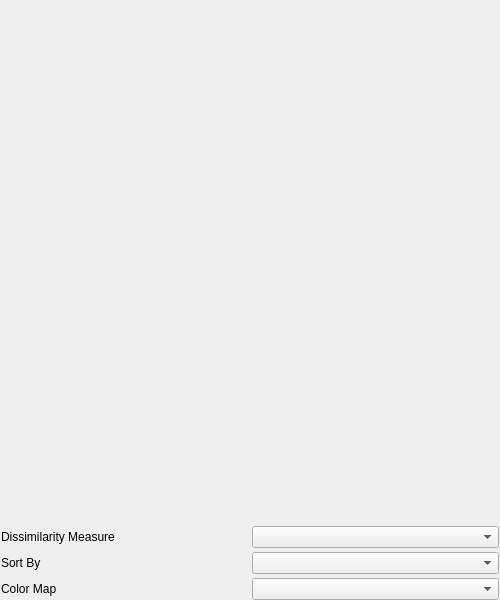
<?xml version="1.0" encoding="UTF-8"?>
<ui version="4.0">
 <class>DissimilarityMatrix</class>
 <widget class="QWidget" name="DissimilarityMatrix">
  <property name="geometry">
   <rect>
    <x>0</x>
    <y>0</y>
    <width>500</width>
    <height>600</height>
   </rect>
  </property>
  <property name="windowTitle">
   <string>FIAKER Dissimilarity Matrix</string>
  </property>
  <layout class="QGridLayout" name="gridLayout">
   <property name="leftMargin">
    <number>1</number>
   </property>
   <property name="topMargin">
    <number>0</number>
   </property>
   <property name="rightMargin">
    <number>1</number>
   </property>
   <property name="bottomMargin">
    <number>0</number>
   </property>
   <property name="spacing">
    <number>4</number>
   </property>
   <item row="0" column="0" colspan="2">
    <widget class="QWidget" name="matrix" native="true">
     <layout class="QVBoxLayout" name="verticalLayout">
      <property name="spacing">
       <number>0</number>
      </property>
      <property name="leftMargin">
       <number>0</number>
      </property>
      <property name="topMargin">
       <number>0</number>
      </property>
      <property name="rightMargin">
       <number>0</number>
      </property>
      <property name="bottomMargin">
       <number>0</number>
      </property>
     </layout>
    </widget>
   </item>
   <item row="1" column="1">
    <widget class="QComboBox" name="cbMeasure"/>
   </item>
   <item row="2" column="0">
    <widget class="QLabel" name="label_2">
     <property name="text">
      <string>Sort By</string>
     </property>
    </widget>
   </item>
   <item row="2" column="1">
    <widget class="QComboBox" name="cbParameter"/>
   </item>
   <item row="1" column="0">
    <widget class="QLabel" name="label">
     <property name="text">
      <string>Dissimilarity Measure</string>
     </property>
    </widget>
   </item>
   <item row="3" column="0">
    <widget class="QLabel" name="label_3">
     <property name="text">
      <string>Color Map</string>
     </property>
    </widget>
   </item>
   <item row="3" column="1">
    <widget class="QComboBox" name="cbColorMap"/>
   </item>
  </layout>
 </widget>
 <resources/>
 <connections/>
</ui>
